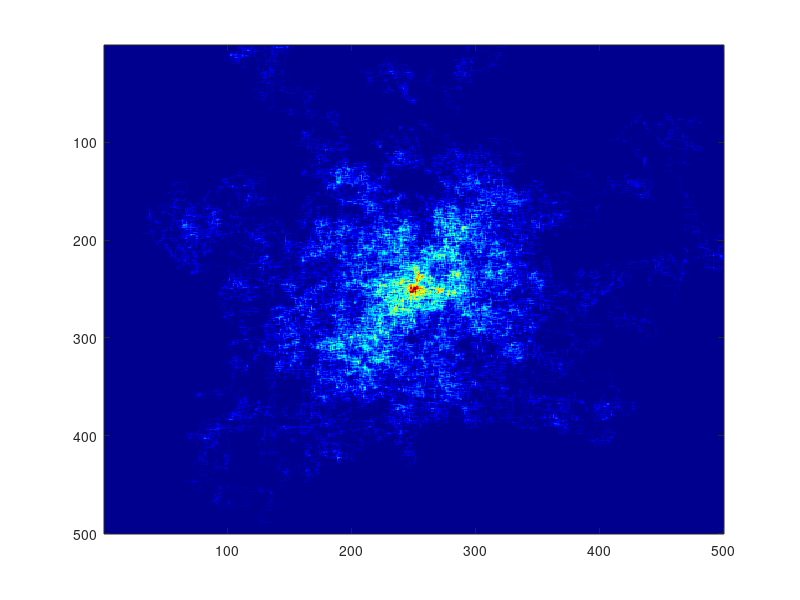

Here is the MATLAB script that generated this plot:
j = 0;
n = 500;

Field = zeros(n,n);



while j < 40

    
    point = [n/2;n/2];
    dir = [0;1];
    
    turn = 1/2;
    fi = 0;
    
    i = 0;
    
    while i < 6000
        
        odd = rand(1);
        
        % fi durch Pheromon bestimmen
        
        if odd < 0.2
            fi = fi + turn;
        elseif odd < 0.4
            fi = fi - turn;
        else
            %straight
        end 
        
        % fi = mod(fi,2);
        
        x = round(sin(fi * pi));
        y = round(cos(fi * pi));
        dir = [x;y];
        
        
        if max(point + dir) < n && min(point + dir) > 1
            point = point + dir;
            Field(point(1),point(2)) = Field(point(1),point(2)) + 2;
        else
            fi = fi + 1;
            
        end
       
        
        %pause(0.00001);

        i = i + 1;
        
        
        
    end

    j = j + 1;
    
end

image(Field);
colormap(jet);
